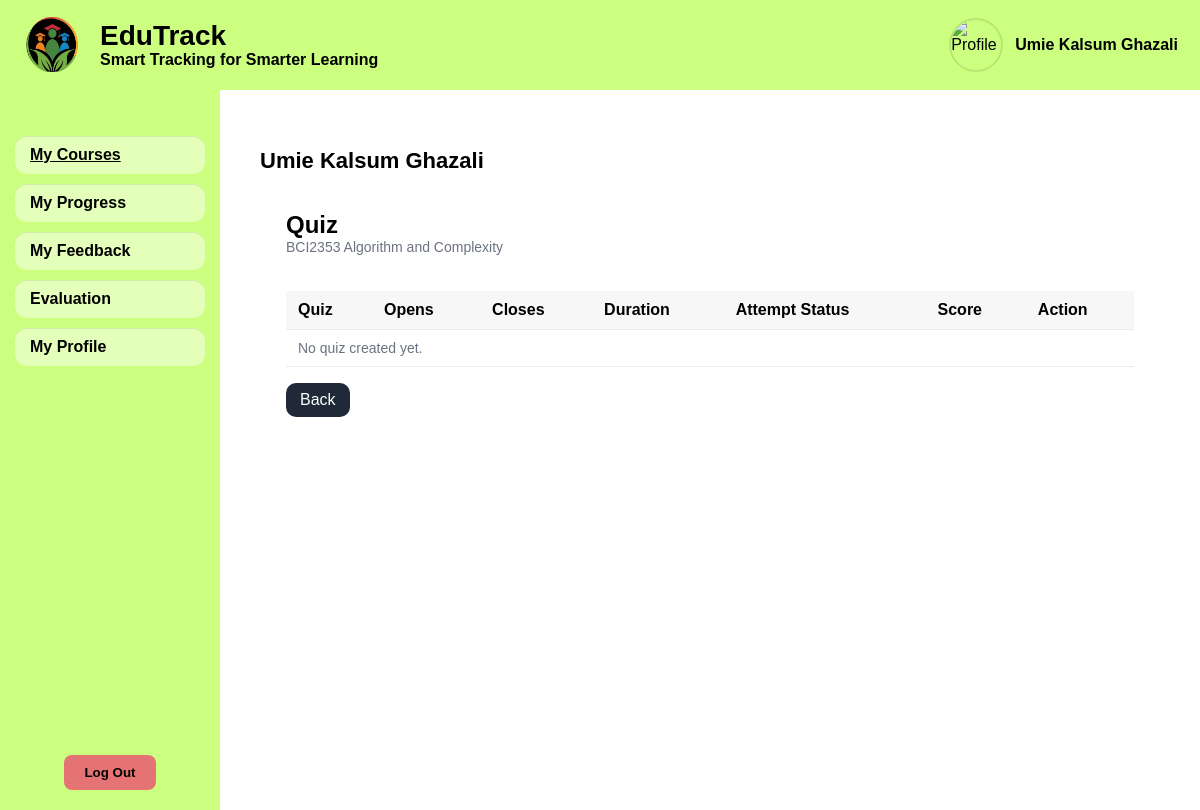
/student_quiz_list.php?courseID=2 (signed in), run on the app's committed database.
### tables this page shows
CREATE TABLE `user` (
  `userID` int NOT NULL,
  `full_name` varchar(255) NOT NULL,
  `email` varchar(255) NOT NULL,
  `password_hash` varchar(255) NOT NULL,
  `role` enum('student','lecturer','admin') NOT NULL,
  `status` enum('pending','active','deactivated','rejected') NOT NULL DEFAULT 'pending',
  `age` int DEFAULT NULL,
  `approved_at` timestamp NULL DEFAULT NULL,
  `created_at` timestamp NOT NULL DEFAULT CURRENT_TIMESTAMP,
  `updated_at` timestamp NOT NULL DEFAULT CURRENT_TIMESTAMP ON UPDATE CURRENT_TIMESTAMP,
  `last_login_at` timestamp NULL DEFAULT NULL,
  `deleted_at` timestamp NULL DEFAULT NULL,
  `force_password_reset` tinyint(1) NOT NULL DEFAULT '0'
);

CREATE TABLE `course` (
  `courseID` int NOT NULL,
  `courseName` varchar(255) NOT NULL,
  `userID` int NOT NULL
);

### includes/functions.php (called while the page is built, shortened)
<?php
function get_user_by_id($conn, $userID)
{
    $stmt = $conn->prepare("SELECT * FROM user WHERE userID = ? AND deleted_at IS NULL");
    $stmt->bind_param("i", $userID);
    $stmt->execute();
    $result = $stmt->get_result();
    return $result->fetch_assoc();
}

### student_quiz_list.php (the view, shortened to what this page needs)
<?php
require_once 'config.php';
require_once 'includes/functions.php';
$user = get_user_by_id($conn, $_SESSION['userID']);
$fullName = $_SESSION['full_name'] ?? 'Student';
$courseID = isset($_GET['courseID']) ? (int)$_GET['courseID'] : 0;
$cstmt = $conn->prepare("SELECT courseName FROM course WHERE courseID = ? LIMIT 1");
$cstmt->bind_param("i", $courseID);
$cstmt->execute();
$course = $cstmt->get_result()->fetch_assoc();
$stmt = $conn->prepare("
  SELECT assessmentID, tittle, dueDate, openAt, closeAt, durationMinutes
  FROM assessment
  WHERE courseID = ? AND type = 'Quiz'
  ORDER BY dueDate ASC, assessmentID ASC
");
$stmt->bind_param("i", $courseID);
$stmt->execute();
$quizzes = $stmt->get_result()->fetch_all(MYSQLI_ASSOC);
?>
<!DOCTYPE html>
<html lang="en">
<head>
  <link rel="stylesheet" href="style.css">
</head>
<body>
  <div class="header student-theme">
    <div class="brand">
      <img src="assets/logoedutrack.png" alt="EduTrack Logo">
      <div class="title">
        <h1>EduTrack</h1>
        <span>Smart Tracking for Smarter Learning</span>
      </div>
    </div>
    <div class="user-info">
      <?php if (!empty($user['profile_picture']) && file_exists($user['profile_picture'])): ?>
        <img src="<?php echo htmlspecialchars($user['profile_picture']); ?>" class="profile-icon" alt="Profile">
      <?php else: ?>
        <img src="assets/profile.png" class="profile-icon" alt="Profile">
      <?php endif; ?>
      <span class="user-name"><?php echo htmlspecialchars($user['full_name']); ?></span>
    </div>
  </div>
  <div class="content-wrapper">
    <div class="sidebar student-theme">
      <ul>
        <li><a href="student_courses.php" style="font-weight:700;text-decoration:underline;">My Courses</a></li>
        <li><a href="student_progress.php">My Progress</a></li>
        <li><a href="student_myfeedback.php">My Feedback</a></li>
        <li><a href="lectevaluationlist.php">Evaluation</a></li>
        <li><a href="profile.php">My Profile</a></li>
      </ul>
      <button class="logout-btn" onclick="window.location.href='logout.php'">Log Out</button>
    </div>
    <div class="main-content">
      <div class="topbar">
        <h2><?php echo htmlspecialchars($fullName); ?></h2>
      </div>
      <div class="table-wrap">
        <h2 style="margin:0;">Quiz</h2>
        <div class="muted"><?php echo htmlspecialchars($course['courseName'] ?? ''); ?></div>
      </div>
      <div class="table-wrap">
        <table>
          <thead>
            <tr>
              <th>Quiz</th>
              <th>Opens</th>
              <th>Closes</th>
              <th>Duration</th>
              <th>Attempt Status</th>
              <th>Score</th>
              <th>Action</th>
            </tr>
          </thead>
          <tbody>
            <?php if (empty($quizzes)): ?>
              <tr>
                <td colspan="7" class="muted">No quiz created yet.</td>
              </tr>
            <?php endif; ?>
          </tbody>
        </table>
        <div style="margin-top:16px;">
          <a class="btn" href="student_subject.php?courseID=<?php echo (int)$courseID; ?>">Back</a>
        </div>
      </div>
    </div>
  </div>
</body>
</html>

### style.css (style rules this page uses)
body { margin: 0; font-family: "Poppins", sans-serif; }
.content-wrapper { display: flex; min-height: calc(100vh - 90px); }
.header { height: 90px; display: flex; align-items: center; justify-content: space-between; padding: 0 22px; }
.brand { display: flex; align-items: center; gap: 14px; }
.brand img { width: 64px; height: 64px; }
.brand .title { display: flex; flex-direction: column; }
.brand .title h1 { font-size: 28px; line-height: 1.1; margin: 0; }
.brand .title span { font-size: 16px; font-weight: 600; }
.sidebar { width: 220px; height: calc(100vh - 100px); color: #000; display: flex; flex-direction: column; align-items: center; padding-top: 20px; position: sticky; top: 0; overflow-y: auto; }
.sidebar ul { list-style: none; padding: 0; width: 100%; }
.sidebar ul li { margin: 10px 0; }
.sidebar ul li a { display: block; padding: 10px 15px; text-align: left; border-radius: 12px; margin: 0 15px; text-decoration: none; color: #000; font-weight: 600; background: rgba(255,255,255,0.45); box-shadow: 0 1px 0 rgba(0,0,0,0.08) inset; }
.student-theme { background-color: #ccff80; }
.logout-btn { background-color: #e57373; color: #000; font-weight: bold; border: none; padding: 10px 20px; border-radius: 8px; cursor: pointer; margin-top: auto; margin-bottom: 20px; }
.main-content { flex: 1; padding: 40px; background: #fff; }
.topbar { display: flex; justify-content: space-between; align-items: center; }
.topbar h2 { font-size: 22px; }
.user-info { display: flex; align-items: center; gap: 12px; }
.user-info .profile-icon { width: 50px; height: 50px; border-radius: 50%; object-fit: cover; border: 2px solid rgba(0,0,0,0.1); }
.user-info .user-name { font-size: 16px; font-weight: 600; color: #000; }
.profile-icon { width: 40px; height: 40px; border: 1px solid #aaa; border-radius: 5px; }

### student_quiz_list.php (style rules this page uses)
.table-wrap { padding: 18px 26px; }
table { width: 100%; border-collapse: collapse; }
th, td { padding: 10px 12px; border-bottom: 1px solid rgba(0, 0, 0, 0.08); text-align: left; vertical-align: top; }
th { background: rgba(0, 0, 0, 0.03); }
.btn { display: inline-block; padding: 8px 14px; border-radius: 10px; background: #1f2937; color: #fff; text-decoration: none; border: none; cursor: pointer; }
.muted { color: #6b7280; font-size: 14px; }

### data on the page
user: full_name "Umie Kalsum Ghazali"
course: courseName "BCI2353 Algorithm and Complexity"

### other printed values
$fullName "Umie Kalsum Ghazali"
